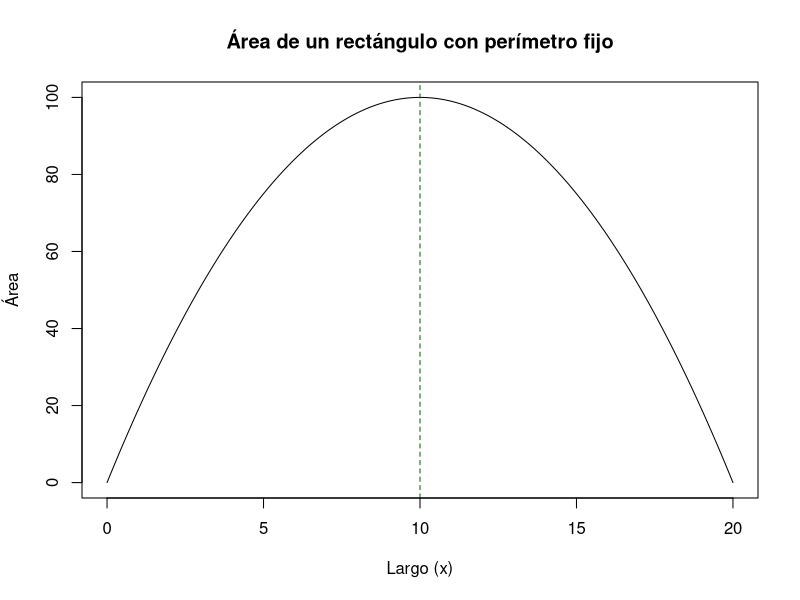

R code for this plot:
# Ejercicio 5: Maximizar área con perímetro 40
area <- function(x){
  y <- 20 - x
  x * y
}

x_vals <- seq(0, 20, 0.1)
areas <- area(x_vals)

max_x <- x_vals[which.max(areas)]
max_area <- max(areas)
max_y <- 20 - max_x

cat("Dimensiones máximas:\n")
cat("x =", max_x, "\n")
cat("y =", max_y, "\n")
cat("Área máxima =", max_area, "\n")

# Gráfica
plot(x_vals, areas, type="l",
     xlab="Largo (x)",
     ylab="Área",
     main="Área de un rectángulo con perímetro fijo")
abline(v=max_x, col="darkgreen", lty=2)
